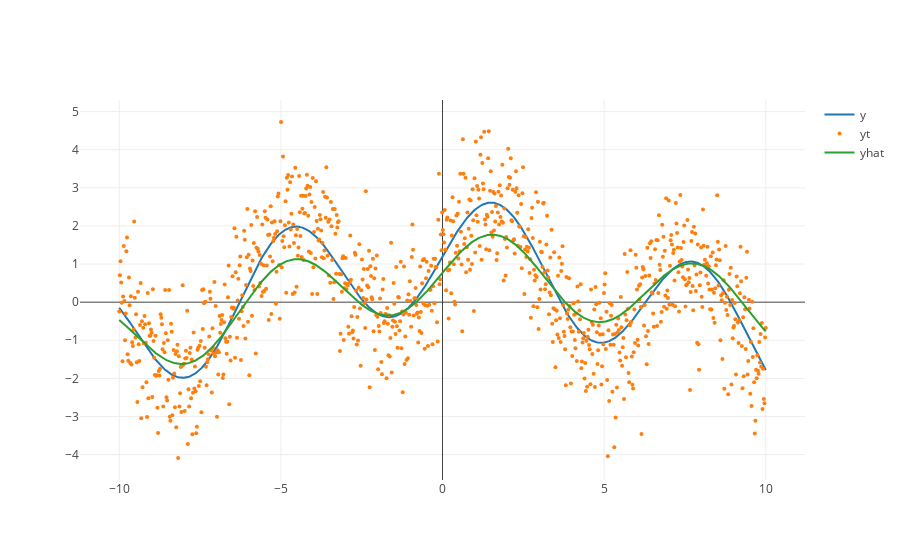

The cell this chart's notebook holds for it:
### Code cell
# build training set

# build model
def fit_model(theta:torch.tensor=torch.rand(3, requires_grad=True)):
    return theta[0] * X + theta[1] * torch.sin(X) + theta[2] * torch.cos(X/4)

# single fit
theta = torch.tensor=torch.rand(3, requires_grad=True)
yhat  = fit_model(theta)
plotter(X, y, yhat=yhat.detach().numpy())

### Figure 1 — Plotly figure (JSON) as saved in the notebook; plotly's stock layout.template omitted (floating-point values rounded to 4 significant figures; data arrays with more than 128 entries replaced by an {"elided": "..."} marker saying what was removed)
{"data": [{"mode": "lines", "name": "y", "type": "scatter", "x": {"elided": "1000 float values"}, "y": {"elided": "1000 float values"}}, {"marker": {"size": 4}, "mode": "markers", "name": "yt", "type": "scatter", "x": {"elided": "1000 float values"}, "y": {"elided": "1000 float values"}}, {"mode": "lines", "name": "yhat", "type": "scatter", "x": {"elided": "1000 float values"}, "y": {"elided": "1000 float values"}}], "layout": {"title": {}}}
